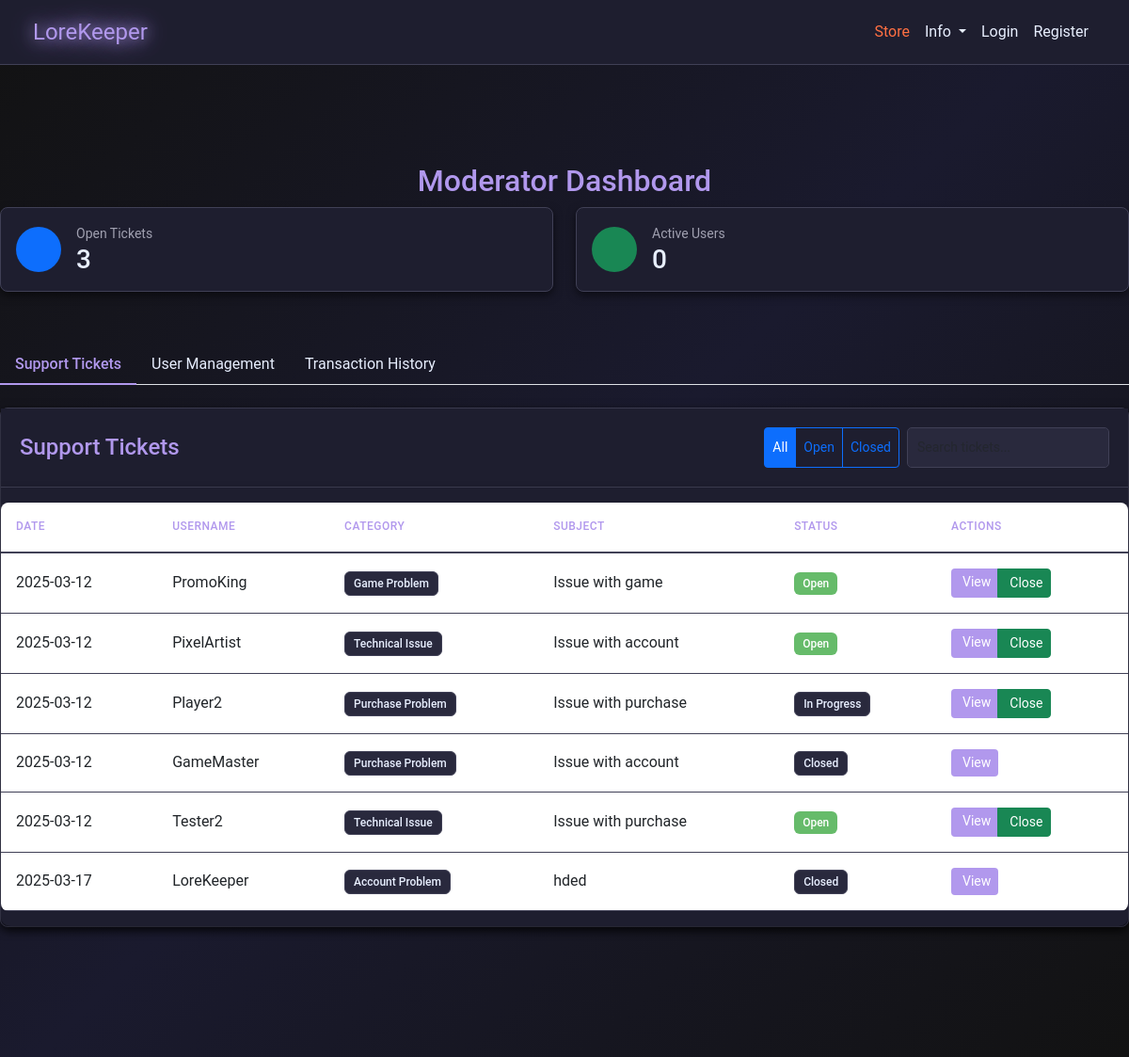
Screenshot of /moderator/dashboard with the database file from the repository.
### models.py (models this page shows)
class SupportTicket(db.Model):
    __tablename__ = "support_tickets"
    id = db.Column(db.Integer, primary_key=True)
    user_id = db.Column(db.Integer, db.ForeignKey("users.id"), nullable=False)
    category = db.Column(db.String(100), nullable=False)
    subject = db.Column(db.String(100), nullable=False)
    message = db.Column(db.Text, nullable=False)
    status = db.Column(db.String(20), default="Open", index=True)
    created_at = db.Column(db.DateTime, default=datetime.utcnow)
    responses = db.relationship(
        "SupportTicketResponse",
        back_populates="ticket",
        lazy="dynamic",
        cascade="all, delete-orphan",
    )
    user = db.relationship("User", back_populates="tickets")

class User(db.Model):
    __tablename__ = "users"
    id = db.Column(db.Integer, primary_key=True)
    username = db.Column(db.String(64), nullable=False, index=True)
    email = db.Column(db.String(128), unique=True, nullable=False, index=True)
    password = db.Column(db.String(128), nullable=False)
    privilege_id = db.Column(db.Integer, db.ForeignKey("privileges.id"), default=1)
    created_at = db.Column(db.DateTime, default=datetime.utcnow)
    status = db.Column(db.String(64), default="Active", index=True)
    purchases = db.relationship(
        "Purchase", back_populates="user", lazy=True, cascade="all, delete-orphan"
    )
    subscriptions = db.relationship(
        "Subscription", back_populates="user", lazy=True, cascade="all, delete-orphan"
    )
    received_transactions = db.relationship(
        "Receipt", foreign_keys="Receipt.receiver_id", back_populates="receiver"
    )
    tickets = db.relationship("SupportTicket", back_populates="user")
    responses = db.relationship("SupportTicketResponse", back_populates="responder")
    balance_logs = db.relationship("TransactionLog", back_populates="user")
    game_states = db.relationship("GameState", back_populates="user")
    grindstone_items = db.relationship("GrindStoneItem", back_populates="user")
    community_posts = db.relationship("CommunityPost", back_populates="creator")
    community_replies = db.relationship("CommunityReply", back_populates="creator")
    balance = db.Column(db.Integer, default=0)
    pending_balance = db.Column(db.Integer, default=0)

### app.py (the view)
@app.route("/moderator/dashboard", methods=["GET", "POST"])
def moderator_dashboard():
    tickets = SupportTicket.query.all()
    return render_template(
        "moderator_dashboard.html",
        tickets=tickets,
        get_username_from_id=get_username_from_id,
    )

### app.py (called while the page is built, shortened)
@app.after_request
def add_header(response):
    response.headers["Cache-Control"] = "no-store"
    return response

@app.route("/get_username_from_id/<int:user_id>")
def get_username_from_id(user_id):
    user = User.query.filter_by(id=user_id).first()
    return user.username

@app.route("/getCookie", methods=["POST", "GET"])
def getCookie():
    try:
        user_id = request.cookies.get("user_id")
    except Exception as e:
        print(f"Error getting cookie: {e}")
        session.clear()
    return redirect(url_for("home"))

@app.before_request
def before_request():
    try:
        if session.get("user_id"):
            session.permanent = True
        else:
            getCookie()
    except Exception:
        session.clear()

### templates/moderator_dashboard.html (shortened to what this page needs)
{% extends "nav_footer_template.html" %}
{% block content %}
<div class="container mt-5 admin-dashboard">
    <h2 class="text-center" style="color: var(--accent-color);">Moderator Dashboard</h2>
    <div class="row mb-4">
        <div class="col-md-6">
            <div class="admin-card p-3">
                <div class="d-flex align-items-center">
                    <div class="stats-icon bg-primary">
                    </div>
                    <div class="ms-3">
                        <div class="small text-muted">Open Tickets</div>
                        <div class="h3 mb-0">{{ tickets|selectattr('status', 'eq', 'Open')|list|length }}</div>
                    </div>
                </div>
            </div>
        </div>
        <div class="col-md-6">
            <div class="admin-card p-3">
                <div class="d-flex align-items-center">
                    <div class="stats-icon bg-success">
                    </div>
                    <div class="ms-3">
                        <div class="small text-muted">Active Users</div>
                        <div class="h3 mb-0">{{ users|selectattr('is_banned', 'eq', false)|list|length }}</div>
                    </div>
                </div>
            </div>
        </div>
    </div>
    <ul class="nav nav-tabs mb-4" id="moderatorTabs" role="tablist">
        <li class="nav-item">
            <a class="nav-link active" id="tickets-tab" data-bs-toggle="tab" href="#tickets" role="tab" style="color: var(--accent-color);">Support Tickets</a>
        </li>
        <li class="nav-item">
            <a class="nav-link" id="users-tab" data-bs-toggle="tab" href="#users" role="tab" style="color: var(--accent-color);">User Management</a>
        </li>
        <li class="nav-item">
            <a class="nav-link" id="transactions-tab" data-bs-toggle="tab" href="#transactions" role="tab" style="color: var(--accent-color);">Transaction History</a>
        </li>
    </ul>
    <div class="tab-content" id="moderatorTabContent">
        <div class="tab-pane fade show active" id="tickets" role="tabpanel">
            <div class="admin-card">
                <div class="card-header">
                    <div class="d-flex justify-content-between align-items-center">
                        <h5 class="card-title mb-0">Support Tickets</h5>
                        <div class="d-flex gap-2">
                            <div class="btn-group">
                                <button type="button" class="btn btn-sm btn-outline-primary active" onclick="filterTickets('all')">
                                    All
                                </button>
                                <button type="button" class="btn btn-sm btn-outline-primary" onclick="filterTickets('open')">
                                    Open
                                </button>
                                <button type="button" class="btn btn-sm btn-outline-primary" onclick="filterTickets('closed')">
                                    Closed
                                </button>
                            </div>
                            <input type="text" class="form-control form-control-sm" placeholder="Search tickets..." id="ticketSearch">
                        </div>
                    </div>
                </div>
                <div class="card-body p-0">
                    <div class="table-responsive">
                        <table class="table admin-table">
                            <thead>
                                <tr>
                                    <th>Date</th>
                                    <th>Username</th>
                                    <th>Category</th>
                                    <th>Subject</th>
                                    <th>Status</th>
                                    <th>Actions</th>
                                </tr>
                            </thead>
                            <tbody>
                                {% for ticket in tickets %}
                                <tr>
                                    <td>{{ ticket.created_at.strftime('%Y-%m-%d') }}</td>
                                    <td>{{ get_username_from_id(ticket.user_id) }}</td>
                                    <td>
                                        <span class="badge bg-secondary">{{ ticket.category }}</span>
                                    </td>
                                    <td>{{ ticket.subject }}</td>
                                    <td>
                                        <span class="badge {% if ticket.status == 'Open' %}bg-success{% else %}bg-secondary{% endif %}">
                                            {{ ticket.status }}
                                        </span>
                                    </td>
                                    <td>
                                        <div class="btn-group">
                                            <a href="{{ url_for('view_ticket', ticket_id=ticket.id) }}" class="btn btn-sm btn-primary">
                                                View
                                            </a>
                                            {% if ticket.status != 'Closed' %}
                                            <button type="button" class="btn btn-sm btn-success" onclick="closeTicket('{{ ticket.id }}')">
                                                Close
                                            </button>
                                            {% endif %}
                                        </div>
                                    </td>
                                </tr>
                                {% endfor %}
                            </tbody>
                        </table>
                    </div>
                </div>
            </div>
        </div>
    </div>
</div>
{% endblock %}

### static/css/style.css (style rules this page uses)
:root { --background-color: #121212; --text-color: #E8EFFF; --text-muted: #a1a1b1; --accent-color: #b198ed; --card-background: #1e1e2f; --input-background: #29293d; --input-border: #404056; --btn-hover: #9b84d6; --store-btn-color: #ff7043; --store-btn-hover: #ff5722; --card-shadow: rgba(0, 0, 0, 0.5); --section-padding: 60px; --element-spacing: 20px; --accent-rgb: 177, 152, 237; --store-bg: #0d0d15; --store-card-bg: #1a1a2a; --store-accent: #b198ed; --store-text: #e8efff; --store-muted: #a1a1b1; --store-border: #2a2a40; --store-hover: #9b84d6; --basic-color: #5f9dff; --premium-color: #66bb6a; --ultimate-color: #ef5350; --primary-accent: #8a5cf7; --primary-light: #b198ed; --primary-dark: #6c40e0; --secondary-accent: #ff7043; --secondary-light: #ff9e80; --secondary-dark: #e64a19; --text-light: #e8efff; --card-bg: rgba(30, 30, 47, 0.95); --card-bg-hover: rgba(43, 43, 70, 0.95); --dark-bg: #121219; --border-color: rgba(255, 255, 255, 0.1); --success: #66bb6a; --danger: #ef5350; --warning: #ffa726; --info: #29b6f6; }
body { margin: 0; padding: 0; font-family: 'Roboto', sans-serif; background: linear-gradient(135deg, #121212, #1a1a2e, #121212); background-size: cover; background-repeat: no-repeat; background-attachment: fixed; color: var(--text-color); line-height: 1.6; display: flex; flex-direction: column; min-height: 100vh; overflow-x: hidden; }
.navbar-brand, .nav-link { color: var(--text-color) !important; transition: color 0.2s ease-in-out; }
.card, .card-header, .card-body { background-color: var(--card-background); color: var(--text-color); border: none; border-radius: 10px; box-shadow: 0 4px 10px var(--card-shadow); }
.form-control { background-color: var(--input-background); border: 1px solid var(--input-border); color: var(--text-color); }
.text-muted { color: var(--text-muted) !important; }
.text-center { text-align: center; }
.mb-4 { margin-bottom: 1.5rem; }
.container { width: 100%; max-width: 1200px; margin: 0 auto; padding: 0 15px; box-sizing: border-box; }
.card-header { background-color: var(--card-background); border-bottom: 1px solid var(--input-border); text-align: center; padding: 20px; }
.card-body { padding: 30px; background-color: var(--card-background); border-radius: 0 0 10px 10px; }
.form-control { background-color: var(--input-background); border: 1px solid var(--input-border); color: var(--text-color); padding: 10px; border-radius: 5px; }
.card-body { padding: 30px; }
.btn-primary { background-color: var(--accent-color); border: none; transition: background-color 0.3s ease, transform 0.2s ease; }
.admin-dashboard { padding: 2rem 0; }
.admin-card { background-color: var(--card-background); border: 1px solid var(--input-border); border-radius: 8px; margin-bottom: 2rem; box-shadow: 0 4px 10px var(--card-shadow); }
.admin-card .card-title { color: var(--accent-color); font-size: 1.5rem; margin-bottom: 1.5rem; }
.admin-card .card-body { padding: 1.5rem; }
.admin-table { width: 100%; background-color: var(--card-background); color: var(--text-color); border-radius: 8px; overflow: hidden; margin-top: 1rem; }
.admin-table thead { background-color: var(--input-background); }
.admin-table th { color: var(--accent-color); font-weight: 600; padding: 1rem; border-bottom: 2px solid var(--input-border); }
.admin-table td { padding: 1rem; vertical-align: middle; border-bottom: 1px solid var(--input-border); }
.admin-table tbody tr { transition: background-color 0.3s ease; }
.badge { padding: 0.5em 1em; font-weight: 500; border-radius: 6px; }
.badge.bg-secondary { background-color: var(--input-background) !important; color: var(--text-color); border: 1px solid var(--input-border); }
.badge.bg-success { background-color: var(--success) !important; }

### rows the page displays
SupportTicket: created_at "2025-03-12", category "Game Problem", subject "Issue with game", status "Open"
User: username "PromoKing"
SupportTicket: created_at "2025-03-12", category "Technical Issue", subject "Issue with account", status "Open"
User: username "PixelArtist"
SupportTicket: created_at "2025-03-12", category "Purchase Problem", subject "Issue with purchase", status "In Progress"
User: username "Player2"
SupportTicket: created_at "2025-03-12", category "Purchase Problem", subject "Issue with account", status "Closed"
User: username "GameMaster"
SupportTicket: created_at "2025-03-12", category "Technical Issue", subject "Issue with purchase", status "Open"
User: username "Tester2"
SupportTicket: created_at "2025-03-17", category "Account Problem", subject "hded", status "Closed"
User: username "LoreKeeper"

### other values shown
{{ tickets|selectattr('status', 'eq', 'Open')|list|length }} "3"
{{ users|selectattr('is_banned', 'eq', false)|list|length }} "0"
